Frame 1 (no input): blank canvas, image omitted
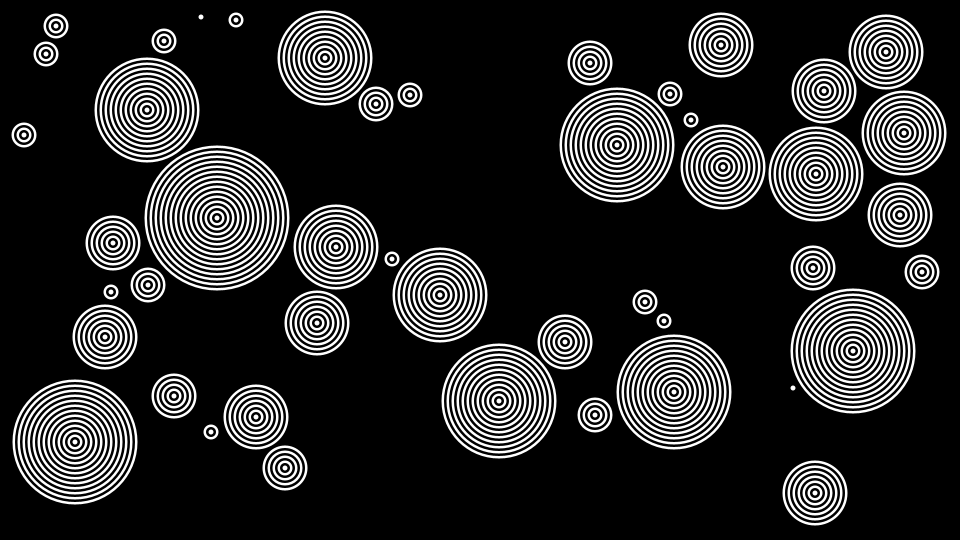
Frame 60 (the mouse pressed at the canvas centre just before this capture)
Frame 120 (the mouse held since frame 60 and released just before this capture): blank canvas, image omitted

The Processing sketch that drew this single still picture (run headless with seeded random() and noise(); from frame 60 on, the mouse is pressed at the canvas centre):

// Processing sketch: circlesAndRings
// ── circlesAndRings.pde
ArrayList<Bullseye> bulls = new ArrayList<Bullseye>();

float RING_WIDTH = 5;

void setup(){
  size(960,540);
  background(0);
  bulls.clear();
  for(int i = 0; i < 1; i++){
    bulls.add(new Bullseye((int)random(10, width-10), (int)random(10, height-10), RING_WIDTH));
  }
  
}

boolean growing = true;
int it = 0;
void draw(){
  if(mousePressed) setup();
  background(0);
  
  if(growing){
    for(int i = 0; i < bulls.size(); i++){
      boolean hasSpace = true;
      for(int j = 0; j < bulls.size(); j++){
        if(i == j) continue;
        if(dist(bulls.get(i).GetX(), bulls.get(i).GetY(), bulls.get(j).GetX(), bulls.get(j).GetY()) 
          < bulls.get(i).GetRadius() + bulls.get(j).GetRadius() + RING_WIDTH * 1.5){
            hasSpace = false;
          }
        
      }
      
      float bx = bulls.get(i).GetX();
      float by = bulls.get(i).GetY();
      float br = bulls.get(i).GetRadius() + 15;
      if(bx + br > width || bx - br < 0 || by + br > height || by - br < 0){
        hasSpace = false;
      }
      
      if(hasSpace){
        bulls.get(i).AddRing();      
      }
    }
  }
  else {
    for(Bullseye b : bulls){
      if(random(10) > 7) b.RemoveRing();
    }
  }
  
  for(Bullseye b : bulls){
    b.Display();
  }
  
  
  if(growing){
    float newX = (int)random(10, width-10);
    float newY = (int)random(10, height-10);
    boolean newSpace = true;
    for(Bullseye b : bulls){
      if(dist(newX, newY, b.GetX(), b.GetY()) < b.GetRadius() + RING_WIDTH * 1.5){
        newSpace = false;
      }
    }
    if(newSpace){
      bulls.add(new Bullseye(newX, newY, RING_WIDTH));
    }
  }
  
  it++;
  
  if(it > 1500){
    growing = false;
  }
  
  
  println(frameRate);
  println(it);
  
  
  
}

// ── Bullseye.pde

class Bullseye {
  
  float x, y, rw;
  float numRings;
  
  Bullseye(float xIn, float yIn, float rwIn){
    x = xIn;
    y = yIn;
    rw = rwIn;
    numRings = 0.5;
  }
  
  void AddRing(){
    numRings++;
  }
  
  float GetX(){
    return x;
  }
  
  float GetY(){
    return y;
  }
  
  float GetRadius(){
    return numRings * rw;
  }
  
  float GetNumRings(){
    return numRings;
  }
  
  void RemoveRing(){
    numRings--;
  }
  
  void Display(){
    noStroke();
    for(float i = numRings; i > 0; i--){
      fill(255);
      circle(x,y,(2*rw)*i);
      fill(0);
      circle(x,y,(2*rw*i) - rw);
    }
  }
  
}
